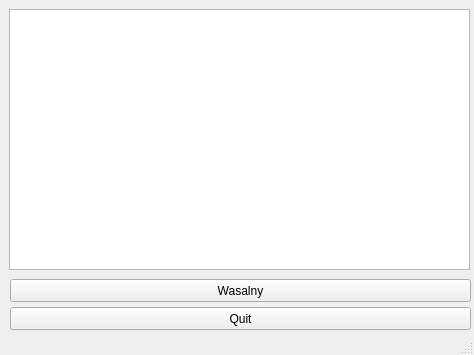
<?xml version="1.0" encoding="UTF-8"?>
<ui version="4.0">
 <class>MainWindow</class>
 <widget class="QMainWindow" name="MainWindow">
  <property name="geometry">
   <rect>
    <x>0</x>
    <y>0</y>
    <width>474</width>
    <height>355</height>
   </rect>
  </property>
  <property name="windowTitle">
   <string>Wasalny</string>
  </property>
  <property name="windowIcon">
   <iconset resource="imgs.qrc">
    <normaloff>:/images/rsz_wasalny.jpg</normaloff>:/images/rsz_wasalny.jpg</iconset>
  </property>
  <property name="autoFillBackground">
   <bool>true</bool>
  </property>
  <property name="iconSize">
   <size>
    <width>50</width>
    <height>24</height>
   </size>
  </property>
  <widget class="QWidget" name="centralWidget">
   <widget class="QPushButton" name="exit">
    <property name="geometry">
     <rect>
      <x>10</x>
      <y>307</y>
      <width>461</width>
      <height>23</height>
     </rect>
    </property>
    <property name="text">
     <string>Quit</string>
    </property>
   </widget>
   <widget class="QGraphicsView" name="graphicsView">
    <property name="geometry">
     <rect>
      <x>9</x>
      <y>9</y>
      <width>461</width>
      <height>261</height>
     </rect>
    </property>
   </widget>
   <widget class="QPushButton" name="Start">
    <property name="geometry">
     <rect>
      <x>10</x>
      <y>279</y>
      <width>461</width>
      <height>23</height>
     </rect>
    </property>
    <property name="text">
     <string>Wasalny</string>
    </property>
   </widget>
   <widget class="QLabel" name="label">
    <property name="geometry">
     <rect>
      <x>90</x>
      <y>20</y>
      <width>300</width>
      <height>230</height>
     </rect>
    </property>
    <property name="layoutDirection">
     <enum>Qt::LeftToRight</enum>
    </property>
    <property name="text">
     <string/>
    </property>
    <property name="alignment">
     <set>Qt::AlignCenter</set>
    </property>
   </widget>
   <zorder>graphicsView</zorder>
   <zorder>exit</zorder>
   <zorder>Start</zorder>
   <zorder>label</zorder>
  </widget>
  <widget class="QMenuBar" name="menuBar">
   <property name="geometry">
    <rect>
     <x>0</x>
     <y>0</y>
     <width>474</width>
     <height>21</height>
    </rect>
   </property>
  </widget>
  <widget class="QStatusBar" name="statusBar"/>
 </widget>
 <layoutdefault spacing="6" margin="11"/>
 <resources>
  <include location="imgs.qrc"/>
 </resources>
 <connections/>
</ui>
